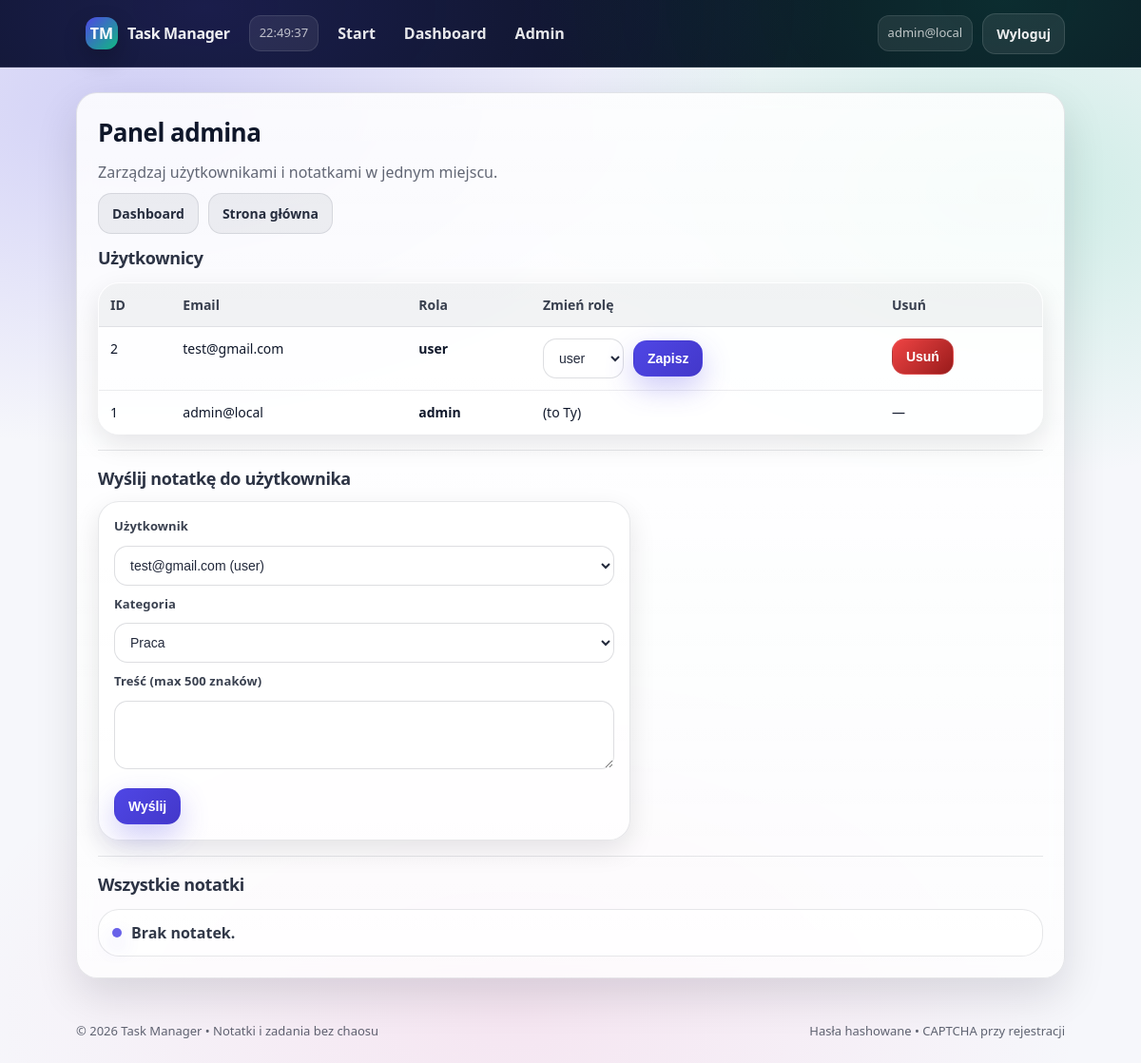
Page /admin (signed in) on the earlier database version.
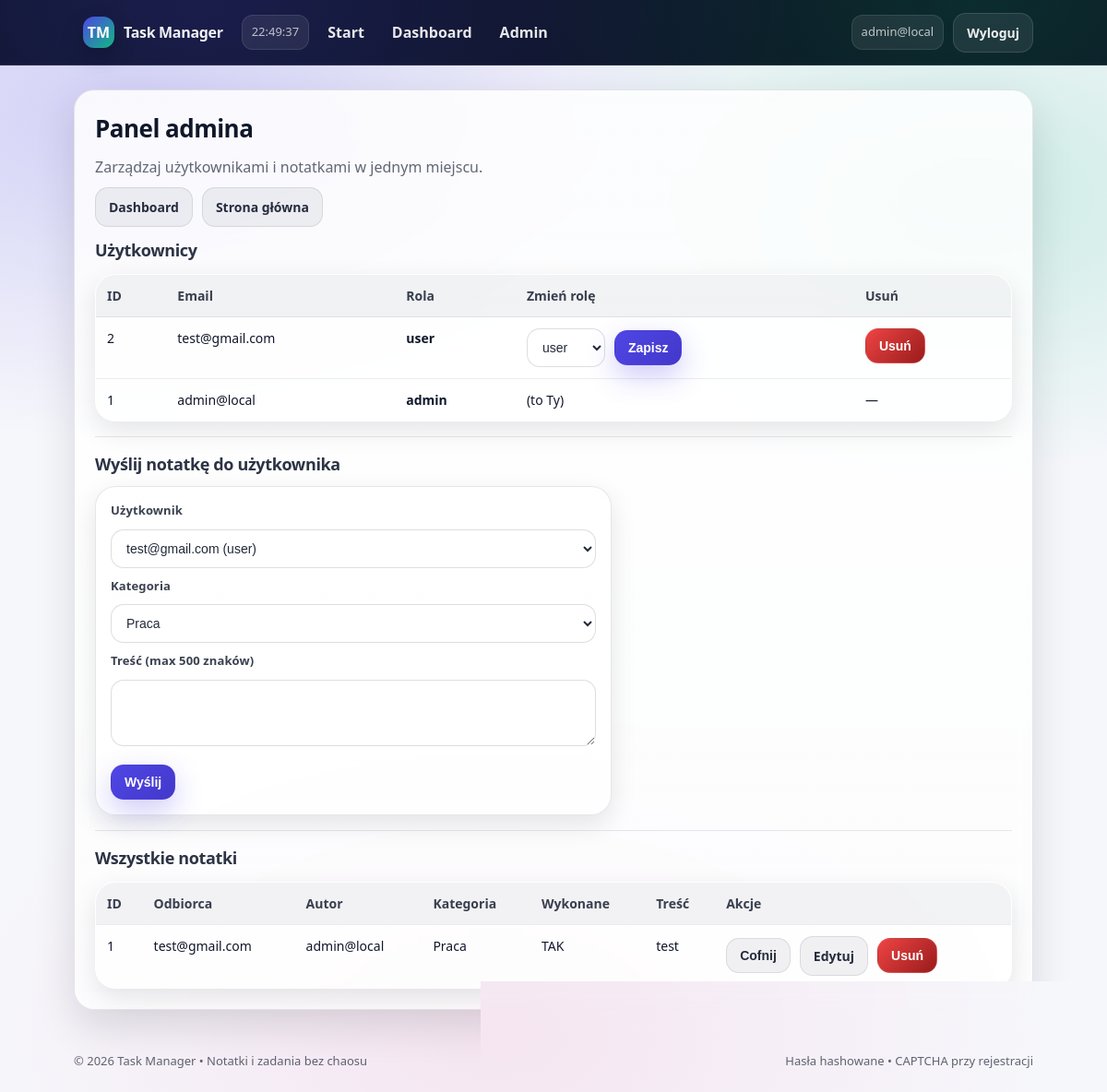
Same page on the later database version.
### app/models/user.py (models this page shows, shortened)
class User(db.Model, UserMixin):
    __tablename__ = "users"
    id = db.Column(db.Integer, primary_key=True)
    email = db.Column(db.String(120), unique=True, nullable=False)
    password_hash = db.Column(db.String(255), nullable=False)
    role = db.Column(db.String(20), nullable=False, default="user")
    notes = db.relationship(
        "Note",
        back_populates="owner",
        cascade="all, delete-orphan",
        foreign_keys="Note.user_id",
    )
    @property
    def is_admin(self) -> bool:
        return self.role == "admin"

### app/models/note.py (models this page shows, shortened)
class Note(db.Model):
    __tablename__ = "notes"
    id = db.Column(db.Integer, primary_key=True)
    content = db.Column(db.String(500), nullable=False)
    category = db.Column(db.String(20), nullable=False, default="Praca")
    is_done = db.Column(db.Boolean, nullable=False, default=False)
    created_at = db.Column(db.DateTime, nullable=False, default=datetime.utcnow)
    updated_at = db.Column(db.DateTime, nullable=False, default=datetime.utcnow, onupdate=datetime.utcnow)
    user_id = db.Column(db.Integer, db.ForeignKey("users.id"), nullable=False)
    owner = db.relationship("User", back_populates="notes", foreign_keys=[user_id])
    author_id = db.Column(db.Integer, db.ForeignKey("users.id"), nullable=False)
    author = db.relationship("User", foreign_keys=[author_id])

### app/controllers/admin_controller.py (the view)
@admin_bp.route("/admin")
@login_required
@admin_required
def panel():
    users = User.query.order_by(User.id.desc()).all()
    notes = Note.query.order_by(Note.id.desc()).all()
    return render_template(
        "admin.html",
        users=users,
        notes=notes,
        categories=["Praca", "Studia"],
    )

### app/utils.py (called while the page is built)
def admin_required(view_func):
    @wraps(view_func)
    def wrapper(*args, **kwargs):
        if not current_user.is_authenticated:
            flash("Musisz się zalogować.", "error")
            return redirect(url_for("auth.login"))
        if not current_user.is_admin:
            flash("Brak uprawnień (tylko admin).", "error")
            return redirect(url_for("main.dashboard"))
        return view_func(*args, **kwargs)
    return wrapper

### app/views/templates/admin.html (shortened to what this page needs)
{% extends "base.html" %}
{% block content %}
  <h1>Panel admina</h1>
  <p class="muted">Zarządzaj użytkownikami i notatkami w jednym miejscu.</p>
  <div class="actions" style="margin-bottom: 12px;">
    <a class="btn btn--soft" href="{{ url_for('main.dashboard') }}">Dashboard</a>
    <a class="btn btn--soft" href="{{ url_for('main.index') }}">Strona główna</a>
  </div>
  <h2>Użytkownicy</h2>
  <table class="table">
    <thead>
      <tr>
        <th>ID</th>
        <th>Email</th>
        <th>Rola</th>
        <th>Zmień rolę</th>
        <th>Usuń</th>
      </tr>
    </thead>
    <tbody>
      {% for u in users %}
      <tr>
        <td>{{ u.id }}</td>
        <td>{{ u.email }}</td>
        <td><b>{{ u.role }}</b></td>
        <td>
          {% if u.id == current_user.id %}
            (to Ty)
          {% else %}
            <form method="post" action="{{ url_for('admin.change_role') }}" class="inline">
              <select name="role">
                <option value="user" {% if u.role == 'user' %}selected{% endif %}>user</option>
              </select>
              <button class="btn btn--primary" type="submit">Zapisz</button>
            </form>
          {% endif %}
        </td>
        <td>
          {% if u.id == current_user.id %}
            —
          {% else %}
            <form method="post" action="{{ url_for('admin.delete_user') }}" class="inline"
                  onsubmit="return confirm('Na pewno usunąć użytkownika?');">
              <button class="btn danger" type="submit">Usuń</button>
            </form>
          {% endif %}
        </td>
      </tr>
      {% endfor %}
    </tbody>
  </table>
  <hr>
  <h2>Wyślij notatkę do użytkownika</h2>
  <form method="post" action="{{ url_for('admin.send_note_to_user') }}" class="card">
    <label>Użytkownik</label>
    <select name="user_id" required>
      {% for u in users %}
        <option value="{{ u.id }}">{{ u.email }} ({{ u.role }})</option>
      {% endfor %}
    </select>
    <label>Kategoria</label>
    <select name="category" required>
      <option value="Praca" selected>Praca</option>
    </select>
    <label>Treść (max 500 znaków)</label>
    <textarea name="content" rows="3" maxlength="500" required></textarea>
    <div class="actions">
      <button class="btn btn--primary" type="submit">Wyślij</button>
    </div>
  </form>
  <hr>
  <h2>Wszystkie notatki</h2>
  {% if notes and notes|length > 0 %}
    <table class="table">
      <thead>
        <tr>
          <th>ID</th>
          <th>Odbiorca</th>
          <th>Autor</th>
          <th>Kategoria</th>
          <th>Wykonane</th>
          <th>Treść</th>
          <th>Akcje</th>
        </tr>
      </thead>
      <tbody>
        {% for n in notes %}
        <tr>
          <td>{{ n.id }}</td>
          <td>{{ n.owner.email }}</td>
          <td>{{ n.author.email }}</td>
          <td>{{ n.category }}</td>
          <td>{{ "TAK" if n.is_done else "NIE" }}</td>
          <td style="white-space: pre-wrap;">{{ n.content }}</td>
          <td class="inline">
            <form method="post" action="{{ url_for('admin.toggle_note', note_id=n.id) }}">
              <button class="btn btn--soft" type="submit">{% if n.is_done %}Cofnij{% else %}Zrobione{% endif %}</button>
            </form>
            <a class="btn btn--soft" href="{{ url_for('admin.edit_note', note_id=n.id) }}">Edytuj</a>
            <form method="post" action="{{ url_for('admin.delete_note', note_id=n.id) }}"
                  onsubmit="return confirm('Na pewno usunąć notatkę?');">
              <button class="btn danger" type="submit">Usuń</button>
            </form>
          </td>
        </tr>
        {% endfor %}
      </tbody>
    </table>
  {% else %}
    <div class="flash" style="margin-top:12px;">
      <div class="flash-dot"></div>
      <div class="flash-msg">Brak notatek.</div>
    </div>
  {% endif %}
{% endblock %}

### app/views/templates/base.html (shortened to what this page needs)
<!doctype html>
<html lang="pl">
<head>
  <link rel="stylesheet" href="{{ url_for('static', filename='style.css', v=10) }}">
</head>
<body>
  <nav class="nav">
    <div class="nav-inner">
      <a class="brand" href="{{ url_for('main.index') }}">
        <span class="brand-badge">TM</span>
        <span class="brand-text">Task Manager</span>
      </a>
      <span class="nav-clock" id="navClock" title="Aktualny czas"></span>
      <a class="nav-link" href="{{ url_for('main.index') }}">Start</a>
      {% if current_user.is_authenticated %}
        <a class="nav-link" href="{{ url_for('main.dashboard') }}">Dashboard</a>
      {% endif %}
      {% if current_user.is_authenticated and current_user.role == "admin" %}
        <a class="nav-link" href="{{ url_for('admin.panel') }}">Admin</a>
      {% endif %}
      {% if current_user.is_authenticated %}
        <span class="nav-user" title="{{ current_user.email }}">
          {{ current_user.email }}
        </span>
        <a class="btn btn--ghost" href="{{ url_for('auth.logout') }}">Wyloguj</a>
      {% else %}
        <a class="btn btn--ghost" href="{{ url_for('auth.login') }}">Zaloguj</a>
        <a class="btn btn--primary" href="{{ url_for('auth.register') }}">Załóż konto</a>
      {% endif %}
    </div>
  </nav>
  <main class="page">
    <div class="container">
      {% block content %}{% endblock %}
    </div>
  </main>
  <footer class="footer">
    <div class="footer-inner">
      <div class="muted">© 2026 Task Manager • Notatki i zadania bez chaosu</div>
      <div class="muted">Hasła hashowane • CAPTCHA przy rejestracji</div>
    </div>
  </footer>
</body>
</html>

Differences in the rows shown:
added Note: id "1", owner.email "test@gmail.com", author.email "admin@local", category "Praca", is_done "TAK", content "test", shows "Cofnij"
Other differences:
text no longer shown: "Brak notatek."
text now shown: "ID Odbiorca Autor Kategoria Wykonane Treść Akcje"
